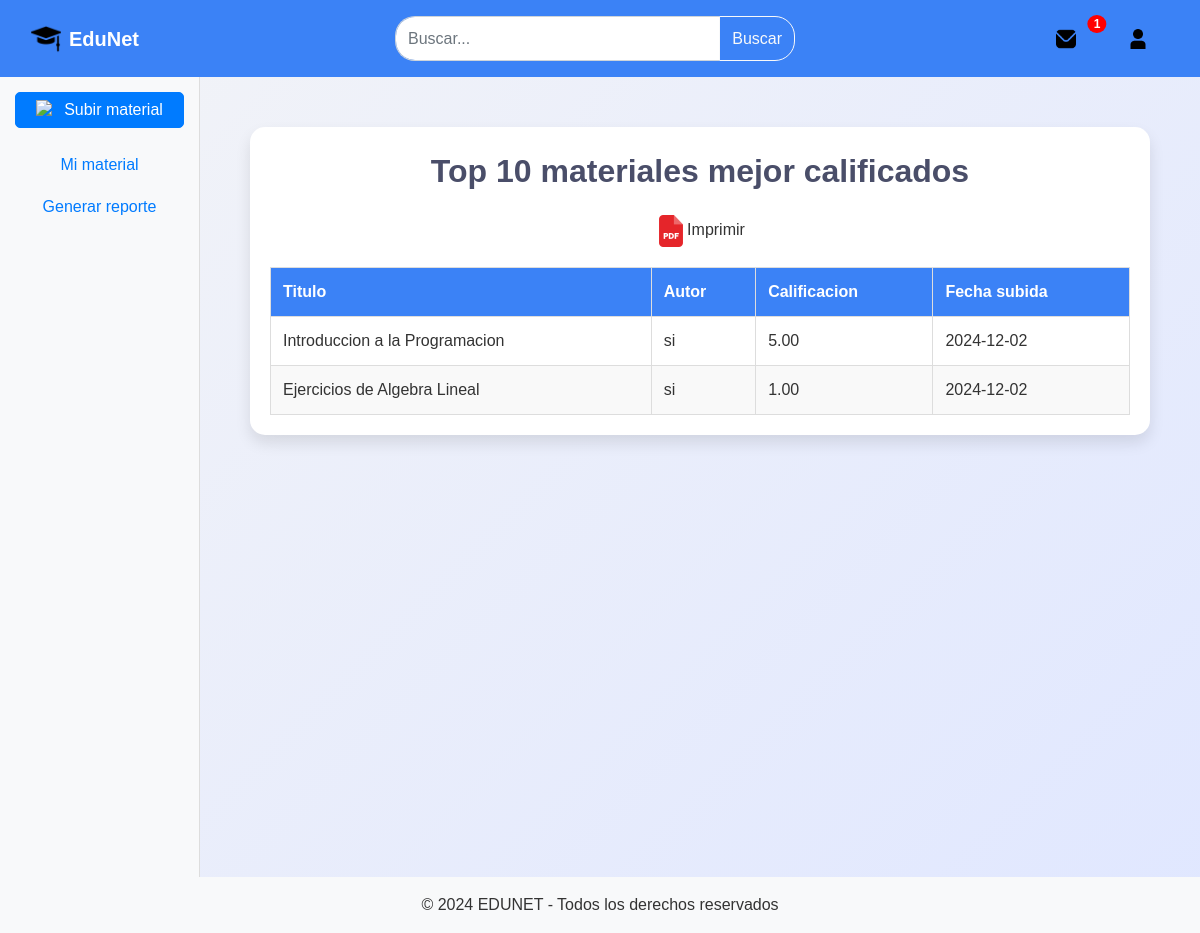
The page /Views/reporteTop10.php (signed in) on the database its author committed.
### tables this page shows
CREATE TABLE material (
    idM INT NOT NULL AUTO_INCREMENT COMMENT 'ID unico del material educativo',
    categoria VARCHAR(50) NOT NULL COMMENT 'Tipo de archivo',
    titulo VARCHAR(50) NOT NULL COMMENT 'Titulo del material',
    descripcion VARCHAR(255) NOT NULL COMMENT 'Descripcion del material',
    fechaSubida DATE NOT NULL COMMENT 'Fecha en la que se subio el material',
    estado ENUM('pendiente', 'aprobado', 'rechazado') NOT NULL COMMENT 'Estado de aprobacion del material',
    URL VARCHAR(255) NULL COMMENT 'URL del archivo a subir',

    usuario_idU_M INT NULL COMMENT 'ID del usuario que subio el material',
    PRIMARY KEY (idM),
    CONSTRAINT usuario_material 
    FOREIGN KEY (usuario_idU_M) REFERENCES usuario(idU) 
    ON DELETE SET NULL
    ON UPDATE CASCADE
);

CREATE TABLE usuario (
    idU INT AUTO_INCREMENT COMMENT 'ID unico del usuario',
    usuario VARCHAR(50) NOT NULL COMMENT 'Nombre de usuario para inicio de sesion',
    nombre VARCHAR(50) NOT NULL COMMENT 'Nombre del usuario',
    apellido VARCHAR(50) NOT NULL COMMENT 'Apellido del usuario',
    fecha_nacimiento DATE NOT NULL COMMENT 'Fecha de nacimiento del usuario',
    correo VARCHAR(100) NOT NULL UNIQUE COMMENT 'Correo electronico unico del usuario',
    contrasena VARCHAR(255) NOT NULL COMMENT 'Contrasena del usuario, en formato encriptado',
    tipoUsuario ENUM('admin', 'docente', 'alumno') NOT NULL COMMENT 'Tipo de usuario (administrador, docente o alumno)',
    fechaRegistro DATE NOT NULL COMMENT 'Fecha en la que el usuario se registro',

    programaE_idPE INT NULL COMMENT 'ID del programa educativo al que pertenece (si aplica)',
    PRIMARY KEY (idU),
    CONSTRAINT usuario_programaE 
    FOREIGN KEY (programaE_idPE) REFERENCES programaEducativo(idPE) 
    ON DELETE SET NULL
	ON UPDATE CASCADE
);

### Views/reporteTop10.php (the view, shortened to what this page needs)
<?php
    $conex = obtenerConexion();
    include 'header.php';
?>
<div class="container-fluid">
    <div class="row">
        <div class="col-12 col-md-2 bg-light sidebar custom-sidebar">
            <div class="button-container d-flex justify-content-center mb-3">
                <a href="subirMaterial.php" class="btn btn-primary btn_custom">
                    <img src="img/subir.png" alt="Subir" class="icon-img">Subir material
                </a>
            </div>
            <ul class="nav flex-column">
                <li class="nav-item">
                    <a href="gestionMaterial.php" class="btn btn-link nav-link">Mi material</a>
                </li>
                <li class="nav-item">
                    <a href="generarReporte.php" class="btn btn-link nav-link">Generar reporte</a>
                </li>
            </ul>
        </div>
        <div class="col-12 col-md-10">
            <div class="report-container">
                <div class="report-header">Top 10 materiales mejor calificados</div>
                <p><a href="../ReportesPDF/ReporteTop10.php"><img src="../Views/img/pdf.png"></a>Imprimir</p>
                <table class="report-table">
                    <thead>
                        <tr>
                            <th>Titulo</th>
                            <th>Autor</th>
                            <th>Calificacion</th>
                            <th>Fecha subida</th>
                        </tr>
                    </thead>
                    <tbody>
                    <?php
                    $query = "SELECT m.idM, m.titulo, m.fechaSubida, AVG(c.calificacion) AS promedio_calificacion, u.usuario AS usuario FROM material m
                    JOIN Calificacion c ON m.idM = c.materialId JOIN usuario u ON m.usuario_idU_M = u.idU
                    GROUP BY m.idM, u.usuario ORDER BY promedio_calificacion DESC LIMIT 10;";
                    $result = mysqli_query($conex, $query);
                    if ($result && mysqli_num_rows($result) > 0) {
                        while ($row = mysqli_fetch_assoc($result)) {
                            echo "<tr>";
                            echo "<td>" . htmlspecialchars($row['titulo']) . "</td>";
                            echo "<td>" . htmlspecialchars($row['usuario']) . "</td>";
                            echo "<td>" . number_format($row['promedio_calificacion'], 2) . "</td>";
                            echo "<td>" . htmlspecialchars($row['fechaSubida']) . "</td>";
                            echo "</tr>";
                        }
                    } else {
                        echo "<tr><td colspan='4'>No se encontraron resultados</td></tr>";
                    }
                    ?>
                    </tbody>
                </table>
            </div>
        </div>
    </div>
</div>
<?php include 'footer.php'; ?>

### Views/css/styles.css (style rules this page uses)
body { font-family: Arial, sans-serif; background-color: #f0f2f5; margin: 0; }
.button-container { margin: 0 auto; display: flex; justify-content: center; gap: 20px; }
.btn_custom { display: inline-flex; align-items: center; padding: 5px 20px; min-width: 150px; border-radius: 5px; }
.btn_custom img { width: 20px; height: 20px; margin-right: 8px; }
.sidebar { padding-top: 15px; }
.custom-sidebar { width: 100px; height: 100vh; overflow-y: auto; }
body { font-family: 'Roboto', sans-serif; margin: 0; padding: 0; background: linear-gradient(135deg, #f3f4f7, #e0e7ff); color: #333; }
.report-container { max-width: 900px; margin: 50px auto; padding: 20px; background: #ffffff; border-radius: 15px; box-shadow: 0px 8px 15px rgba(0, 0, 0, 0.1); text-align: center; }
.report-header { font-size: 2rem; font-weight: bold; margin-bottom: 20px; color: #4a4e69; }
.report-table { width: 100%; border-collapse: collapse; margin-top: 20px; }
.report-table th, .report-table td { padding: 12px; border: 1px solid #ddd; text-align: left; }
.report-table th { background: #3b82f6; color: white; }
.report-table tr:nth-child(even) { background: #f9f9f9; }
body { font-family: Arial, sans-serif; background-color: #f8f9fa; }
.sidebar { height: 100vh; border-right: 1px solid #ddd; }

### rows shown on the page
material: titulo "Introduccion a la Programacion", usuario_idU_M.usuario "si", promedio_calificacion "5.00", fechaSubida "2024-12-02"
material: titulo "Ejercicios de Algebra Lineal", usuario_idU_M.usuario "si", promedio_calificacion "1.00", fechaSubida "2024-12-02"

### other values the page prints
count($avisos) "1"
